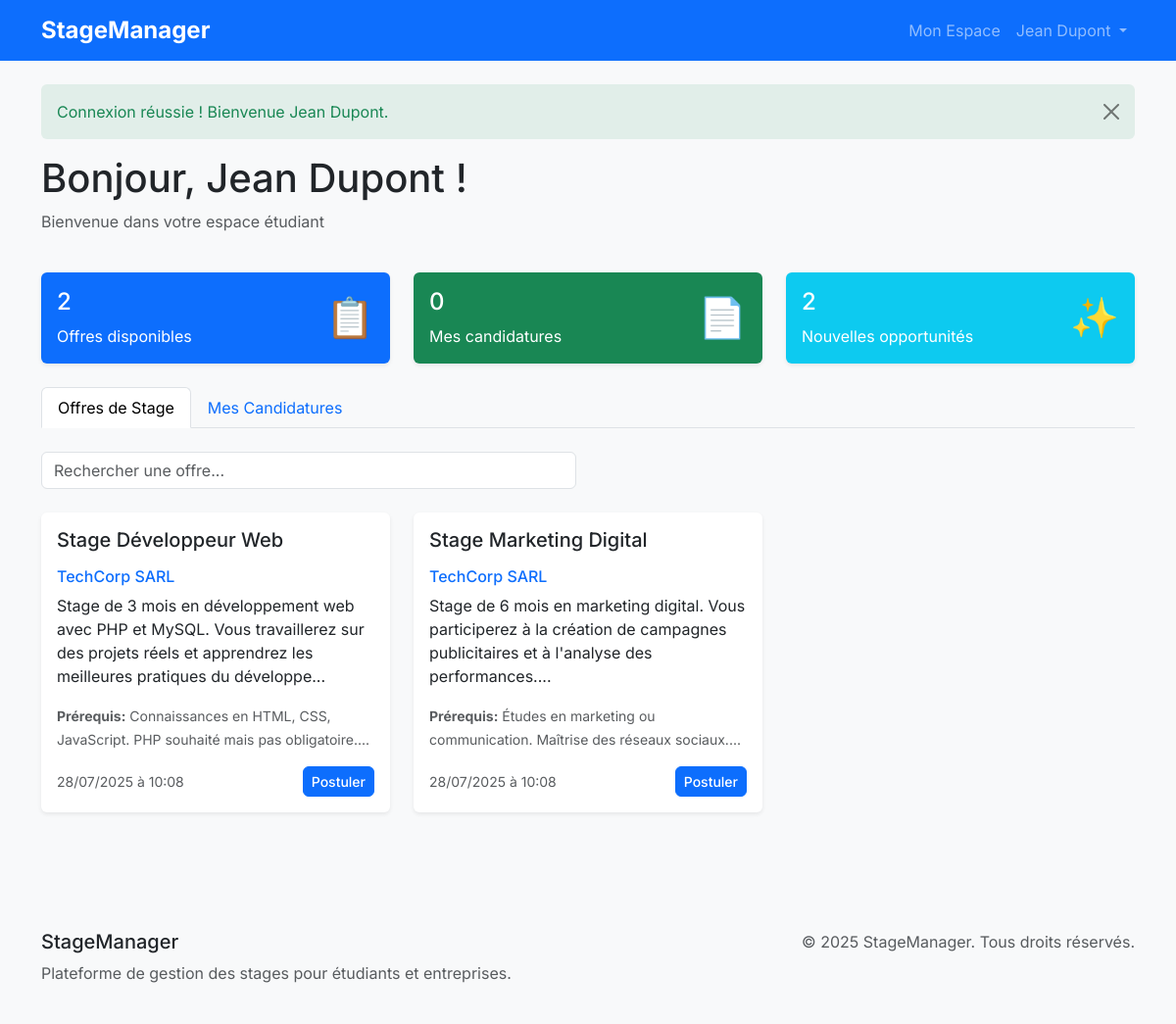
Screenshot of /student_dashboard.php (signed in) with the database file from the repository.
### tables this page shows
CREATE TABLE users (
    id INT AUTO_INCREMENT PRIMARY KEY,
    name VARCHAR(255) NOT NULL,
    email VARCHAR(255) UNIQUE NOT NULL,
    password VARCHAR(255) NOT NULL,
    role ENUM('student', 'company', 'admin') NOT NULL,
    created_at TIMESTAMP DEFAULT CURRENT_TIMESTAMP
);

CREATE TABLE offers (
    id INT AUTO_INCREMENT PRIMARY KEY,
    company_id INT NOT NULL,
    title VARCHAR(255) NOT NULL,
    description TEXT NOT NULL,
    requirements TEXT,
    posted_date TIMESTAMP DEFAULT CURRENT_TIMESTAMP,
    FOREIGN KEY (company_id) REFERENCES users(id) ON DELETE CASCADE
);

### student_dashboard.php (the view, shortened to what this page needs)
<?php
require_once 'config/config.php';
require_once 'includes/functions.php';
$currentUser = getCurrentUser();
$stmt = $pdo->prepare("
    SELECT o.*, u.name as company_name,
           (SELECT COUNT(*) FROM applications WHERE offer_id = o.id AND student_id = ?) as has_applied
    FROM offers o
    JOIN users u ON o.company_id = u.id
    ORDER BY o.posted_date DESC
");
$stmt->execute([$_SESSION['user_id']]);
$offers = $stmt->fetchAll();
$stmt = $pdo->prepare("
    SELECT a.*, o.title as offer_title, u.name as company_name, o.posted_date
    FROM applications a
    JOIN offers o ON a.offer_id = o.id
    JOIN users u ON o.company_id = u.id
    WHERE a.student_id = ?
    ORDER BY a.applied_date DESC
");
$stmt->execute([$_SESSION['user_id']]);
$applications = $stmt->fetchAll();
include 'includes/header.php';
?>
<div class="row">
    <div class="col-12">
        <div class="d-flex justify-content-between align-items-center mb-4">
            <div>
                <h1>Bonjour, <?php echo sanitize($currentUser['name']); ?> !</h1>
                <p class="text-muted">Bienvenue dans votre espace étudiant</p>
            </div>
        </div>
    </div>
</div>
<div class="row mb-4">
    <div class="col-md-4">
        <div class="card bg-primary text-white">
            <div class="card-body">
                <div class="d-flex justify-content-between">
                    <div>
                        <h4><?php echo count($offers); ?></h4>
                        <p class="mb-0">Offres disponibles</p>
                    </div>
                    <div class="align-self-center">
                        <span class="fs-1">📋</span>
                    </div>
                </div>
            </div>
        </div>
    </div>
    <div class="col-md-4">
        <div class="card bg-success text-white">
            <div class="card-body">
                <div class="d-flex justify-content-between">
                    <div>
                        <h4><?php echo count($applications); ?></h4>
                        <p class="mb-0">Mes candidatures</p>
                    </div>
                    <div class="align-self-center">
                        <span class="fs-1">📄</span>
                    </div>
                </div>
            </div>
        </div>
    </div>
    <div class="col-md-4">
        <div class="card bg-info text-white">
            <div class="card-body">
                <div class="d-flex justify-content-between">
                    <div>
                        <h4><?php echo count(array_filter($offers, function($o) { return $o['has_applied'] == 0; })); ?></h4>
                        <p class="mb-0">Nouvelles opportunités</p>
                    </div>
                    <div class="align-self-center">
                        <span class="fs-1">✨</span>
                    </div>
                </div>
            </div>
        </div>
    </div>
</div>
<ul class="nav nav-tabs" id="dashboardTabs" role="tablist">
    <li class="nav-item" role="presentation">
        <button class="nav-link active" id="offers-tab" data-bs-toggle="tab" data-bs-target="#offers" type="button" role="tab">
            Offres de Stage
        </button>
    </li>
    <li class="nav-item" role="presentation">
        <button class="nav-link" id="applications-tab" data-bs-toggle="tab" data-bs-target="#applications" type="button" role="tab">
            Mes Candidatures
        </button>
    </li>
</ul>
<div class="tab-content" id="dashboardTabsContent">
    <div class="tab-pane fade show active" id="offers" role="tabpanel">
        <div class="py-4">
            <?php if (empty($offers)): ?>
                <div class="text-center py-5">
                    <span class="fs-1">📭</span>
                    <h4 class="mt-3">Aucune offre disponible</h4>
                    <p class="text-muted">Il n'y a actuellement aucune offre de stage disponible.</p>
                </div>
            <?php else: ?>
                <div class="row mb-4">
                    <div class="col-md-6">
                        <input type="text" id="searchInput" class="form-control" placeholder="Rechercher une offre...">
                    </div>
                </div>
                <div class="row">
                    <?php foreach ($offers as $offer): ?>
                        <div class="col-md-6 col-lg-4 mb-4">
                            <div class="card offer-card searchable-card h-100">
                                <div class="card-body">
                                    <div class="d-flex justify-content-between align-items-start mb-2">
                                        <h5 class="card-title"><?php echo sanitize($offer['title']); ?></h5>
                                    </div>
                                    <h6 class="text-primary mb-2"><?php echo sanitize($offer['company_name']); ?></h6>
                                    <p class="card-text">
                                        <?php echo sanitize(substr($offer['description'], 0, 150)) . '...'; ?>
                                    </p>
                                    <?php if (!empty($offer['requirements'])): ?>
                                        <div class="mb-3">
                                            <small class="text-muted">
                                                <strong>Prérequis:</strong>
                                                <?php echo sanitize(substr($offer['requirements'], 0, 100)) . '...'; ?>
                                            </small>
                                        </div>
                                    <?php endif; ?>
                                    <div class="d-flex justify-content-between align-items-center">
                                        <small class="text-muted">
                                            <?php echo formatDate($offer['posted_date']); ?>
                                        </small>
                                        <?php if ($offer['has_applied'] == 0): ?>
                                            <a href="apply_offer.php?offer_id=<?php echo $offer['id']; ?>"
                                               class="btn btn-primary btn-sm">
                                                Postuler
                                            </a>
                                        <?php else: ?>
                                            <span class="text-success small">✓ Candidature envoyée</span>
                                        <?php endif; ?>
                                    </div>
                                </div>
                            </div>
                        </div>
                    <?php endforeach; ?>
                </div>
            <?php endif; ?>
        </div>
    </div>
</div>
<?php include 'includes/footer.php'; ?>

### includes/header.php (shortened to what this page needs)
<?php
require_once __DIR__ . '/../config/config.php';
require_once __DIR__ . '/functions.php';
?>
<!DOCTYPE html>
<html lang="fr">
<head>
    <link href="https://cdn.jsdelivr.net/npm/bootstrap@5.3.0/dist/css/bootstrap.min.css" rel="stylesheet">
    <link href="css/custom.css" rel="stylesheet">
</head>
<body>
    <nav class="navbar navbar-expand-lg navbar-dark bg-primary">
        <div class="container">
            <a class="navbar-brand fw-bold" href="index.php">StageManager</a>
            <div class="collapse navbar-collapse" id="navbarNav">
                <ul class="navbar-nav ms-auto">
                    <?php if(isLoggedIn()): ?>
                        <?php if(checkRole('student')): ?>
                            <li class="nav-item">
                                <a class="nav-link" href="student_dashboard.php">Mon Espace</a>
                            </li>
                        <?php elseif(checkRole('admin')): ?>
                            <li class="nav-item">
                                <a class="nav-link" href="admin_dashboard.php">Administration</a>
                            </li>
                        <?php endif; ?>
                        <li class="nav-item dropdown">
                            <a class="nav-link dropdown-toggle" href="#" role="button" data-bs-toggle="dropdown">
                                <?php echo sanitize($_SESSION['user_name'] ?? 'Utilisateur'); ?>
                            </a>
                        </li>
                    <?php endif; ?>
                </ul>
            </div>
        </div>
    </nav>
    <main class="container mt-4">
        <?php displayFlash(); ?>

### includes/functions.php (shortened to what this page needs)
<?php
function sanitize($data) {
    return htmlspecialchars(strip_tags(trim($data)));
}
function isLoggedIn() {
    return isset($_SESSION['user_id']);
}
function checkRole($role) {
    return isset($_SESSION['role']) && $_SESSION['role'] === $role;
}
function displayFlash() {
    if (isset($_SESSION['flash'])) {
        $alertClass = $_SESSION['flash']['type'] === 'error' ? 'danger' : $_SESSION['flash']['type'];
        echo '<div class="alert alert-' . $alertClass . ' alert-dismissible fade show" role="alert">';
        echo sanitize($_SESSION['flash']['message']);
        echo '<button type="button" class="btn-close" data-bs-dismiss="alert"></button>';
        echo '</div>';
    }
}
function getCurrentUser() {
    global $pdo;
    $stmt = $pdo->prepare("SELECT * FROM users WHERE id = ?");
    $stmt->execute([$_SESSION['user_id']]);
    return $stmt->fetch();
}
function formatDate($date) {
    return date('d/m/Y à H:i', strtotime($date));
}
?>

### includes/footer.php (shortened to what this page needs)
</main>
    <footer class="bg-light mt-5 py-4">
        <div class="container">
            <div class="row">
                <div class="col-md-6">
                    <h5>StageManager</h5>
                    <p class="text-muted">Plateforme de gestion des stages pour étudiants et entreprises.</p>
                </div>
                <div class="col-md-6 text-md-end">
                    <p class="text-muted mb-0">&copy; <?php echo date("Y"); ?> StageManager. Tous droits réservés.</p>
                </div>
            </div>
        </div>
    </footer>
</body>
</html>

### css/custom.css (style rules this page uses)
:root { --primary-color: #0d6efd; --secondary-color: #6c757d; --success-color: #198754; --danger-color: #dc3545; --warning-color: #ffc107; --info-color: #0dcaf0; --light-color: #f8f9fa; --dark-color: #212529; }
body { font-family: 'Inter', sans-serif; background-color: #f8f9fa; }
.navbar-brand { font-size: 1.5rem; font-weight: 700; }
.card { border: none; box-shadow: 0 0.125rem 0.25rem rgba(0, 0, 0, 0.075); transition: box-shadow 0.15s ease-in-out; }
.btn { font-weight: 500; border-radius: 0.375rem; }
.form-control, .form-select { border-radius: 0.375rem; }
.offer-card { transition: transform 0.2s ease-in-out; }
footer { margin-top: auto; }
.alert { border-radius: 0.375rem; border: none; }
.alert-success { background-color: rgba(25, 135, 84, 0.1); color: var(--success-color); }

### rows the page displays
users: name "Jean Dupont"
offers: title "Stage Développeur Web", company.name "TechCorp SARL", description "Stage de 3 mois en développement web avec PHP et MySQL. Vous travaillerez sur des projets réels et apprendrez les meilleures pratiques du développe", requirements "Connaissances en HTML, CSS, JavaScript. PHP souhaité mais pas obligatoire.", posted_date "28/07/2025 à 10:08"
offers: title "Stage Marketing Digital", company.name "TechCorp SARL", description "Stage de 6 mois en marketing digital. Vous participerez à la création de campagnes publicitaires et à l'analyse des performances.", requirements "Études en marketing ou communication. Maîtrise des réseaux sociaux.", posted_date "28/07/2025 à 10:08"

### other values shown
$_SESSION['user_name'] "Jean Dupont"
$_SESSION['flash']['message'] "Connexion réussie ! Bienvenue Jean Dupont."
count($offers) "2"
count($applications) "0"
